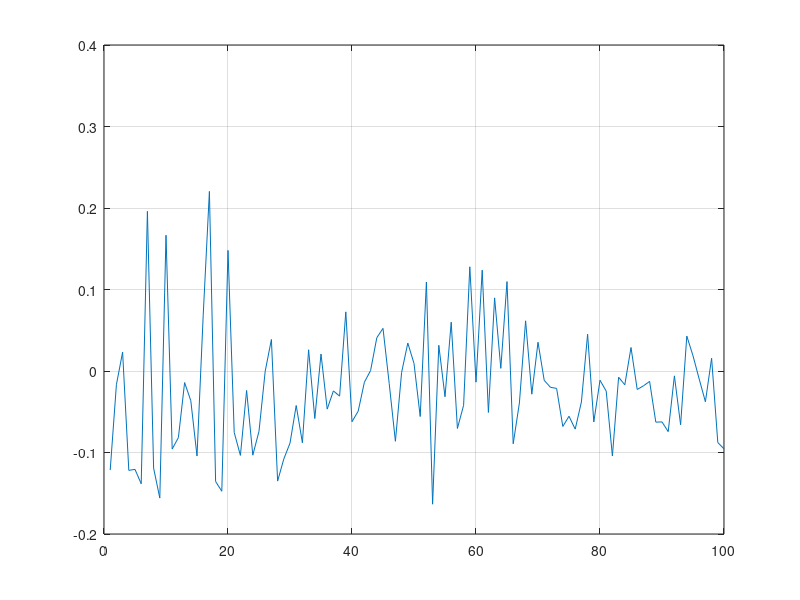

The MATLAB source for this figure: (Note: this script raises an error after producing the figure.)
clc
clear
close all


num_turn = 100;
num_machine = 4;

% Default Beta(1,1) for each machine
num_pos_reward = ones(1,num_machine);
num_neg_reward = ones(1,num_machine);

%machineRates = rand(1,num_machine);% Random win rate for each machine
machineRates = [0.8	0.4	0.7 0.2];



max_beta_value =[];

beta=[];

for i=1:num_turn
    
    machineToPlay = -1;
    max_beta = -1;

    for j = 1:num_machine
    
        a = num_pos_reward(j) ;
        b = num_neg_reward(j) ;

        randomBeta = random('Beta',a,b);

        if randomBeta > max_beta
            max_beta = randomBeta;
            machineToPlay = j;
        end
    end

    max_beta_value = [max_beta_value max_beta];

    %add rewards & update distribution
    if  rand < machineRates(machineToPlay)
        num_pos_reward(machineToPlay) = num_pos_reward(machineToPlay)+1;
    else
        num_neg_reward(machineToPlay) = num_neg_reward(machineToPlay)+1;
    end

end

regret = 0.8 - max_beta_value;
figure(1)
plot(1:num_turn,regret);grid;
sgtitle('regret')

%beta
x = 0:0.001:1;

figure(2)
subplot(141)
plot(x,betapdf(x,num_pos_reward(1),num_neg_reward(1)),'Color',"#4DBEEE",'LineWidth',5);grid off
title('Machine 1');xlabel(['(a,b) = (',num2str(num_pos_reward(1)),',',num2str(num_neg_reward(1)),')']);

subplot(142)
plot(x,betapdf(x,num_pos_reward(2),num_neg_reward(2)),'Color',"#77AC30",'LineWidth',5);grid off
title('Machine 2');xlabel(['(a,b) = (',num2str(num_pos_reward(2)),',',num2str(num_neg_reward(2)),')']);

subplot(143)
plot(x,betapdf(x,num_pos_reward(3),num_neg_reward(3)),'Color',"#EDB120"	,'LineWidth',5);grid off
title('Machine 3');xlabel(['(a,b) = (',num2str(num_pos_reward(3)),',',num2str(num_neg_reward(3)),')']);

subplot(144)
plot(x,betapdf(x,num_pos_reward(4),num_neg_reward(4)),'Color',"#FFCCCB"	,'LineWidth',5);grid off
title('Machine 4');xlabel(['(a,b) = (',num2str(num_pos_reward(4)),',',num2str(num_neg_reward(4)),')']);

%plot(x,betapdf(x,num_pos_reward(5),num_neg_reward(5)))
%legend(["machine1","machine2","machine3","machine4","machine5"]);
sgtitle(['n = ',num2str(num_turn)])